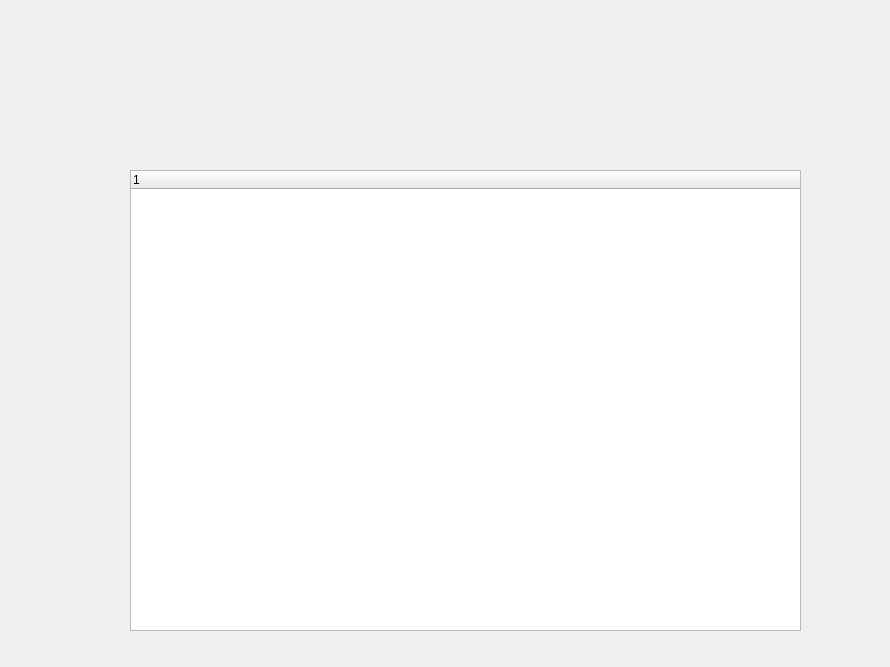
<?xml version="1.0" encoding="UTF-8"?>
<ui version="4.0">
 <class>Form</class>
 <widget class="QWidget" name="Form">
  <property name="geometry">
   <rect>
    <x>0</x>
    <y>0</y>
    <width>890</width>
    <height>667</height>
   </rect>
  </property>
  <property name="windowTitle">
   <string>Детали соединения</string>
  </property>
  <widget class="QTreeWidget" name="treeWidget">
   <property name="geometry">
    <rect>
     <x>130</x>
     <y>170</y>
     <width>671</width>
     <height>461</height>
    </rect>
   </property>
   <column>
    <property name="text">
     <string notr="true">1</string>
    </property>
   </column>
  </widget>
 </widget>
 <resources/>
 <connections/>
</ui>
